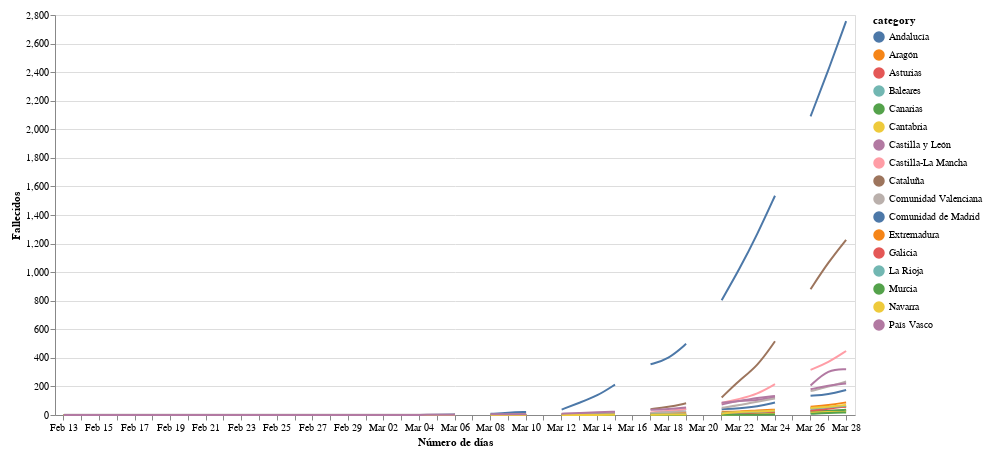

Notebook cell for this chart:
### Markdown cell above
#### Sin interpolar datos faltantes

### Code cell
#collapse

import requests
import pandas as pd
from io import BytesIO
import numpy as np
import altair as alt

# data download
response = requests.get('https://docs.google.com/spreadsheet/ccc?key=1FwOXbkWeuS1LHrKxhSfepGtsgQ6iIEQZmWig_JKo8z0&output=csv&gid=1616296995')
assert response.status_code == 200, 'Wrong status code'
data = response.content
df = pd.read_csv(BytesIO(data), parse_dates=['Fecha'], dayfirst=True)

# plot
cols = list(df.columns)
cols.remove('Total fallecidos')
cols.remove('Fecha')
df = df.set_index('Fecha')[cols]
source = df.reset_index().melt('Fecha', var_name='category', value_name='Fallecidos')

selection = alt.selection_multi(fields=['category'], bind='legend')

line = alt.Chart(source).mark_line(interpolate='basis').encode(
    alt.X('monthdate(Fecha):O', axis=alt.Axis(tickRound=True), title='Número de días'),
    alt.Y('Fallecidos:Q'),
    alt.Color('category:N'),
    opacity=alt.condition(selection, alt.value(1), alt.value(0.2))
)

nearest = alt.selection(type='single', nearest=True, on='mouseover',
                        fields=['Fecha'], empty='none')

# Transparent selectors across the chart. This is what tells us
# the x-value of the cursor
selectors = alt.Chart(source).mark_point().encode(
    x='monthdate(Fecha):O',
    opacity=alt.value(0),
).add_selection(
    nearest
)

# Draw points on the line, and highlight based on selection
points = line.mark_point().encode(
    opacity=alt.condition(nearest, alt.value(1), alt.value(0))
)

# Draw text labels near the points, and highlight based on selection
text = line.mark_text(align='left', dx=5, dy=-5).encode(
    text=alt.condition(nearest, 'Fallecidos:Q', alt.value(' '))
)

line = line.add_selection(
    selection
)

# Draw a rule at the location of the selection
rules = alt.Chart(source).mark_rule(color='gray').encode(
    x='monthdate(Fecha):O',
).transform_filter(
    nearest
)

# Put the five layers into a chart and bind the data
alt.layer(
    line, selectors, points, rules, text
).properties(
    width=800, height=400
).configure(
    padding=10
)

### Figure 1 — Vega-Lite specification as saved in the notebook (floating-point values rounded to 4 significant figures; data arrays with more than 128 entries replaced by an {"elided": "..."} marker saying what was removed)
{"config": {"view": {"continuousWidth": 400, "continuousHeight": 300}, "padding": 10}, "layer": [{"mark": {"type": "line", "interpolate": "basis"}, "encoding": {"color": {"type": "nominal", "field": "category"}, "opacity": {"condition": {"value": 1, "selection": "selector005"}, "value": 0.2}, "x": {"type": "ordinal", "axis": {"tickRound": true}, "field": "Fecha", "timeUnit": "monthdate", "title": "Número de días"}, "y": {"type": "quantitative", "field": "Fallecidos"}}, "selection": {"selector005": {"type": "multi", "fields": ["category"], "bind": "legend"}}}, {"mark": "point", "encoding": {"opacity": {"value": 0}, "x": {"type": "ordinal", "field": "Fecha", "timeUnit": "monthdate"}}, "selection": {"selector006": {"type": "single", "nearest": true, "on": "mouseover", "fields": ["Fecha"], "empty": "none"}}}, {"mark": "point", "encoding": {"color": {"type": "nominal", "field": "category"}, "opacity": {"condition": {"value": 1, "selection": "selector006"}, "value": 0}, "x": {"type": "ordinal", "axis": {"tickRound": true}, "field": "Fecha", "timeUnit": "monthdate", "title": "Número de días"}, "y": {"type": "quantitative", "field": "Fallecidos"}}}, {"mark": {"type": "rule", "color": "gray"}, "encoding": {"x": {"type": "ordinal", "field": "Fecha", "timeUnit": "monthdate"}}, "transform": [{"filter": {"selection": "selector006"}}]}, {"mark": {"type": "text", "align": "left", "dx": 5, "dy": -5}, "encoding": {"color": {"type": "nominal", "field": "category"}, "opacity": {"condition": {"value": 1, "selection": "selector005"}, "value": 0.2}, "text": {"condition": {"type": "quantitative", "field": "Fallecidos", "selection": "selector006"}, "value": " "}, "x": {"type": "ordinal", "axis": {"tickRound": true}, "field": "Fecha", "timeUnit": "monthdate", "title": "Número de días"}, "y": {"type": "quantitative", "field": "Fallecidos"}}}], "data": {"name": "data-d0e5187bc46c45f6e84e370381ec9ad8"}, "height": 400, "width": 800, "$schema": "https://vega.github.io/schema/vega-lite/v4.0.2.json", "datasets": {"data-d0e5187bc46c45f6e84e370381ec9ad8": {"elided": "765 records"}}}
